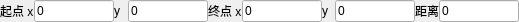
<?xml version="1.0" encoding="UTF-8"?>
<ui version="4.0">
 <class>QG_ShowMinDistance</class>
 <widget class="QWidget" name="QG_ShowMinDistance">
  <property name="geometry">
   <rect>
    <x>0</x>
    <y>0</y>
    <width>519</width>
    <height>20</height>
   </rect>
  </property>
  <property name="minimumSize">
   <size>
    <width>519</width>
    <height>0</height>
   </size>
  </property>
  <property name="windowTitle">
   <string>Form</string>
  </property>
  <layout class="QGridLayout" name="gridLayout">
   <property name="margin">
    <number>0</number>
   </property>
   <property name="spacing">
    <number>0</number>
   </property>
   <item row="0" column="0">
    <widget class="QLabel" name="label_16">
     <property name="text">
      <string>起点 x</string>
     </property>
    </widget>
   </item>
   <item row="0" column="1">
    <widget class="QLineEdit" name="LED_start_x">
     <property name="maximumSize">
      <size>
       <width>80</width>
       <height>16777215</height>
      </size>
     </property>
     <property name="text">
      <string>0</string>
     </property>
    </widget>
   </item>
   <item row="0" column="2">
    <widget class="QLabel" name="label_17">
     <property name="text">
      <string>y</string>
     </property>
    </widget>
   </item>
   <item row="0" column="3">
    <widget class="QLineEdit" name="LED_start_y">
     <property name="maximumSize">
      <size>
       <width>80</width>
       <height>16777215</height>
      </size>
     </property>
     <property name="text">
      <string>0</string>
     </property>
    </widget>
   </item>
   <item row="0" column="4">
    <widget class="QLabel" name="label_18">
     <property name="text">
      <string>终点 x</string>
     </property>
    </widget>
   </item>
   <item row="0" column="5">
    <widget class="QLineEdit" name="LED_stop_x">
     <property name="maximumSize">
      <size>
       <width>80</width>
       <height>16777215</height>
      </size>
     </property>
     <property name="text">
      <string>0</string>
     </property>
    </widget>
   </item>
   <item row="0" column="6">
    <widget class="QLabel" name="label_19">
     <property name="text">
      <string>y</string>
     </property>
    </widget>
   </item>
   <item row="0" column="7">
    <widget class="QLineEdit" name="LED_stop_y">
     <property name="maximumSize">
      <size>
       <width>80</width>
       <height>16777215</height>
      </size>
     </property>
     <property name="text">
      <string>0</string>
     </property>
    </widget>
   </item>
   <item row="0" column="8">
    <widget class="QLabel" name="label_20">
     <property name="text">
      <string>距离</string>
     </property>
    </widget>
   </item>
   <item row="0" column="9">
    <widget class="QLineEdit" name="LED_Mindistance">
     <property name="maximumSize">
      <size>
       <width>80</width>
       <height>16777215</height>
      </size>
     </property>
     <property name="text">
      <string>0</string>
     </property>
    </widget>
   </item>
  </layout>
 </widget>
 <resources/>
 <connections/>
 <slots>
  <slot>slotNext()</slot>
  <slot>slotOk()</slot>
 </slots>
</ui>
